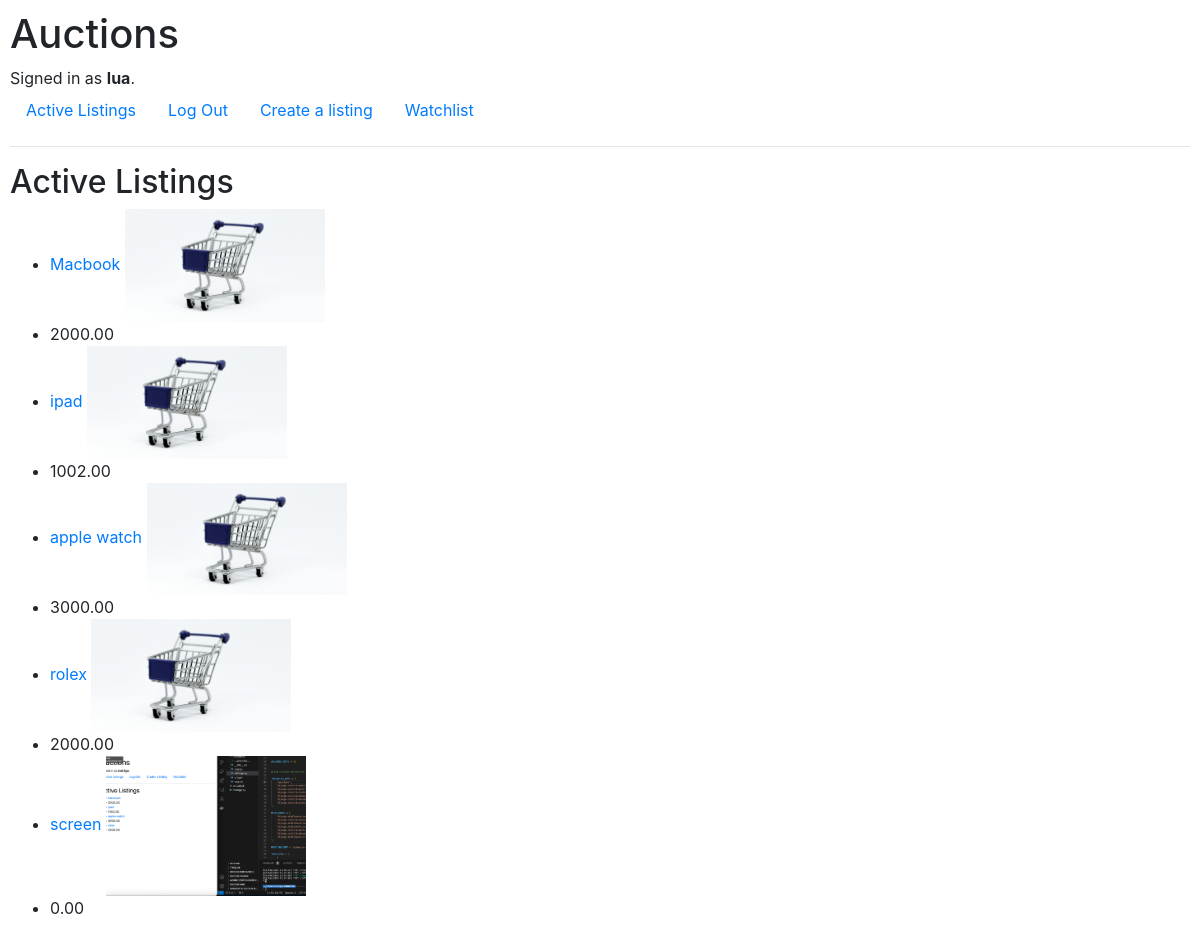
The page / (signed in) on the database its author committed.
### auctions/models.py (models this page shows, shortened)
class User(AbstractUser):
    watchlist = models.ManyToManyField('AuctionListing', related_name='watched_by', blank=True)

class AuctionListing(models.Model):
    STATUS_CHOICES = (
        ('active', 'Active'),
        ('closed', 'Closed'),
        ('expired', 'Expired'),
    )
    title = models.CharField(max_length=100)
    description = models.TextField()
    start_time = models.DateTimeField(default=timezone.now)
    end_time = models.DateTimeField()
    starting_bid = models.DecimalField(max_digits=10, decimal_places=2)
    current_price = models.DecimalField(max_digits=10, decimal_places=2, default=0)  # Add current_price field
    category = models.CharField(max_length=50, blank=True)
    status = models.CharField(max_length=10, choices=STATUS_CHOICES, default='active')
    seller = models.ForeignKey(settings.AUTH_USER_MODEL, on_delete=models.CASCADE, related_name='listings')
    image = models.ImageField(upload_to='listing_images/', blank=True, null=True)

### auctions/views.py (the view)
# urls.py: path("", views.index, name="index"),
def index(request):
    active_listings = AuctionListing.objects.filter(status='active')
    return render(request, 'auctions/index.html', {'active_listings': active_listings})

### auctions/templates/auctions/index.html
{% extends "auctions/layout.html" %}
{% load static %}
{% block body %}
    <h2>Active Listings</h2>
    <ul>
        {% for listing in active_listings %}
            <li>
                <a href="{% url 'listing_detail' listing_id=listing.id %}">
                    {{ listing.title }}
                    {% if listing.image %}
                        <img src="{{ listing.image.url }}" alt="{{ listing.title }}" style="max-width: 200px; max-height: 200px;">
                    {% else %}
                        <img src="{% static 'auctions/placeholder.jpg' %}" alt="Placeholder" style="max-width: 200px; max-height: 200px;">
                    {% endif %}
                </a>
            </li>
            <li>{{ listing.current_price }}</li>
        {% endfor %}
    </ul>
{% endblock %}

### auctions/templates/auctions/layout.html (shortened to what this page needs)
{% load static %}
<!DOCTYPE html>
<html lang="en">
    <head>
        <link rel="stylesheet" href="https://stackpath.bootstrapcdn.com/bootstrap/4.4.1/css/bootstrap.min.css">
        <link href="{% static 'auctions/styles.css' %}" rel="stylesheet">
    </head>
    <body>
        <h1>Auctions</h1>
        <div>
            {% if user.is_authenticated %}
                Signed in as <strong>{{ user.username }}</strong>.
            {% else %}
                Not signed in.
            {% endif %}
        </div>
        <ul class="nav">
            <li class="nav-item">
                <a class="nav-link" href="{% url 'index' %}">Active Listings</a>
            </li>
            {% if user.is_authenticated %}
                <li class="nav-item">
                    <a class="nav-link" href="{% url 'logout' %}">Log Out</a>
                </li>
                <li class="nav-item">
                    <a class="nav-link" href="{% url 'create_listing' %}">Create a listing</a>
                </li>
                <li class="nav-item">
                    <a class="nav-link" href="{% url 'watchlist' %}">Watchlist</a>
                </li>
            {% endif %}
        </ul>
        <hr>
        {% block body %}
        {% endblock %}
    </body>
</html>

### auctions/static/auctions/styles.css (style rules this page uses)
body { padding: 10px; }

### rows shown on the page
User: username "lua"
AuctionListing: title "Macbook", current_price "2000.00"
AuctionListing: title "ipad", current_price "1002.00"
AuctionListing: title "apple watch", current_price "3000.00"
AuctionListing: title "rolex", current_price "2000.00"
AuctionListing: title "screen", image (picture), current_price "0.00"
